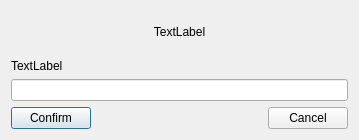
<?xml version="1.0" encoding="UTF-8"?>
<ui version="4.0">
 <class>InputDialog</class>
 <widget class="QDialog" name="InputDialog">
  <property name="geometry">
   <rect>
    <x>0</x>
    <y>0</y>
    <width>359</width>
    <height>140</height>
   </rect>
  </property>
  <property name="windowTitle">
   <string>InputDialog</string>
  </property>
  <layout class="QVBoxLayout" name="verticalLayout_2">
   <item>
    <layout class="QHBoxLayout" name="horizontalLayout_2">
     <property name="spacing">
      <number>0</number>
     </property>
     <item>
      <widget class="QLabel" name="titleLabel">
       <property name="text">
        <string>TextLabel</string>
       </property>
       <property name="alignment">
        <set>Qt::AlignCenter</set>
       </property>
      </widget>
     </item>
    </layout>
   </item>
   <item>
    <layout class="QVBoxLayout" name="verticalLayout">
     <item>
      <widget class="QLabel" name="textLabel">
       <property name="text">
        <string>TextLabel</string>
       </property>
      </widget>
     </item>
     <item>
      <widget class="QLineEdit" name="passwordEdit"/>
     </item>
    </layout>
   </item>
   <item>
    <layout class="QHBoxLayout" name="horizontalLayout">
     <item>
      <widget class="QPushButton" name="confirmButton">
       <property name="text">
        <string>Confirm</string>
       </property>
      </widget>
     </item>
     <item>
      <spacer name="horizontalSpacer">
       <property name="orientation">
        <enum>Qt::Horizontal</enum>
       </property>
       <property name="sizeHint" stdset="0">
        <size>
         <width>40</width>
         <height>20</height>
        </size>
       </property>
      </spacer>
     </item>
     <item>
      <widget class="QPushButton" name="cancelButton">
       <property name="text">
        <string>Cancel</string>
       </property>
      </widget>
     </item>
    </layout>
   </item>
  </layout>
 </widget>
 <resources/>
 <connections/>
</ui>
